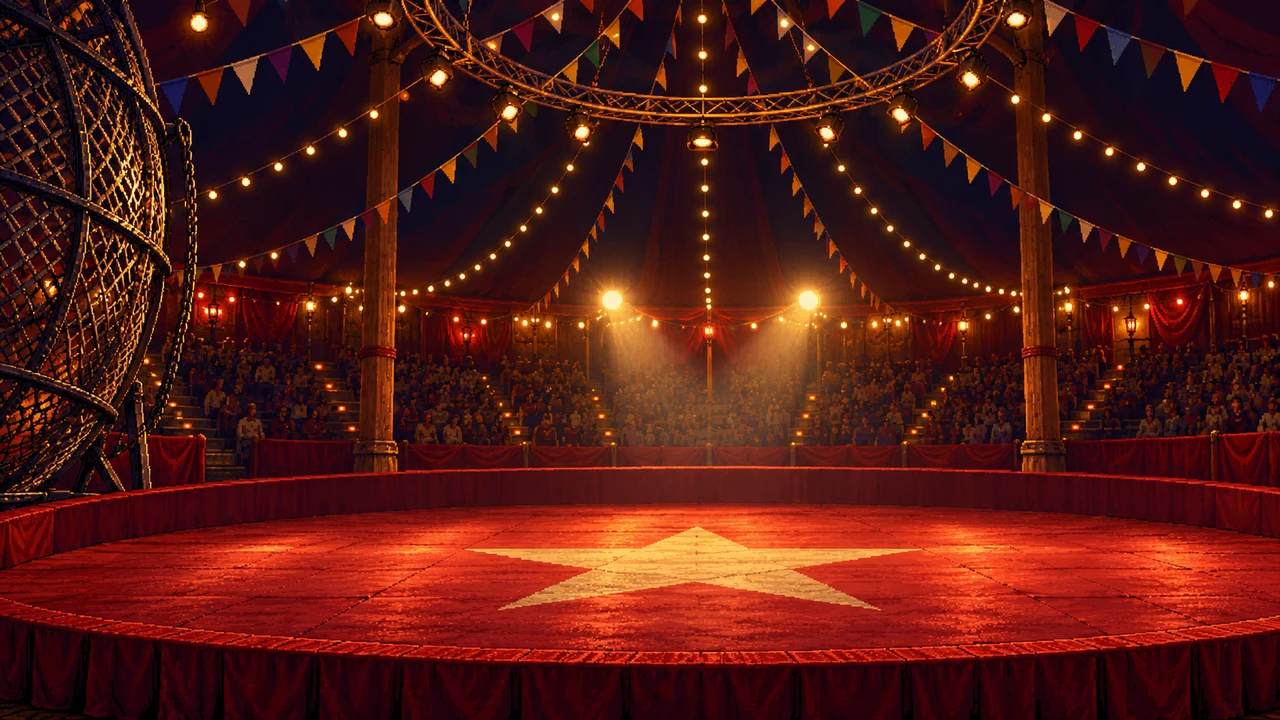
#> input picture test-o81m9jfond/assets/backgrounds/circus.webp, 1280 x 720 px, given in place of circus.png, which was not available
$ python -i build_stages2.py   (imports and definitions only)
#> lines starting #> are read from the running program, lines starting #| are printed output that depends on the picture; after the words box and inside, x2 and y2 are one past the last pixel; in counts of white or black regions, pixels touching at a corner belong together; pictures that were not available may be replaced by others from this repository, and a replacement may not be noted
"""Circus and apartment-yard stages: backgrounds, babushkas, circus bulb positions."""
import json, types
import numpy as np
from PIL import Image
from scipy import ndimage
# [2 lines not run here, left out]
# [1 line that did not run here, left out]

def cover(path, out):
#> called with path = 'st2_gen/circus.png', out = 'game/assets/backgrounds/circus.webp'
    bg = Image.open(path).convert('RGB')
#> bg is the input picture: PIL image 1280x720 RGB; mean R, G, B 85.6, 26.7, 19.9
    s = max(1280 / bg.width, 720 / bg.height)
#> s = 1
    bg = bg.resize((round(bg.width * s), round(bg.height * s)), Image.LANCZOS)
    l = (bg.width - 1280) // 2; t = (bg.height - 720) // 2
#> after `l = (bg.width - 1280) // 2`: l = 0
#> after `t = (bg.height - 720) // 2`: t = 0
    bg = bg.crop((l, t, l + 1280, t + 720))
    bg.save(out, quality=88)
    return bg

# [1 line not run here, left out]
circ = cover('st2_gen/circus.png', 'game/assets/backgrounds/circus.webp')

# garland bulbs: small bright warm blobs in the upper part of the tent
a = np.asarray(circ).astype(int)
lum = a[..., 0] * 0.3 + a[..., 1] * 0.59 + a[..., 2] * 0.11
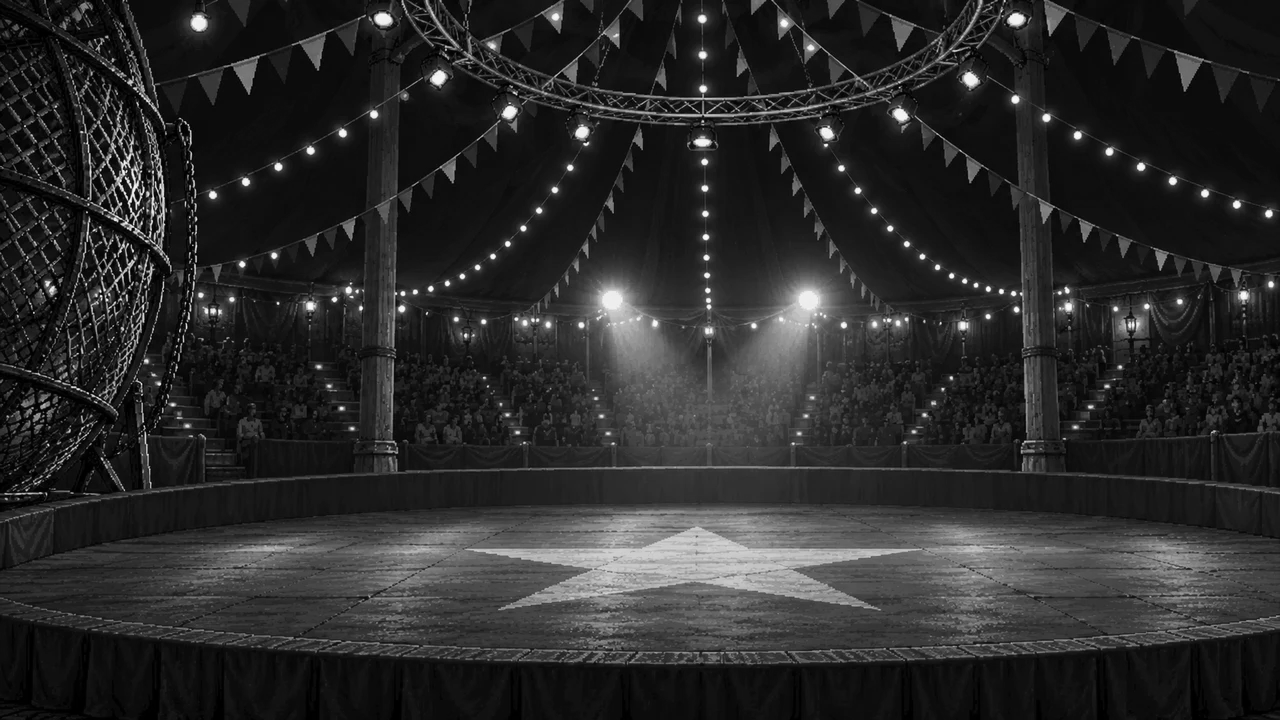
#> lum: shape (720, 1280) float64; min 0, max 253.3, mean 43.6
mask = (lum > 215) & (a[..., 0] > 200)
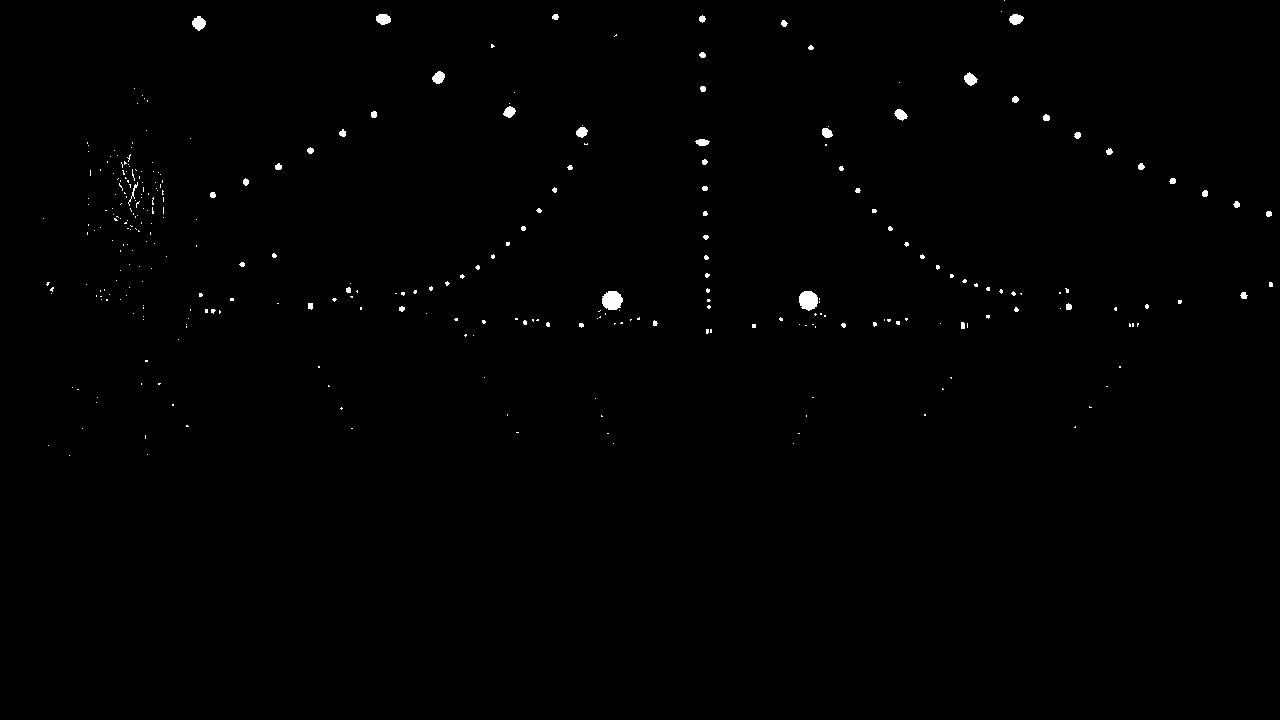
#> mask: shape (720, 1280) bool; 0.46% white; 321 white regions (268 under 20 px), largest, box (x1, y1, x2, y2) and area: (602, 291, 623, 310) 316, (799, 291, 818, 311) 300, (192, 16, 206, 31) 142
mask[470:] = False
lab, n = ndimage.label(mask)
#> lab: shape (720, 1280) int32; 343 distinct labels, from 0 to 342
#> n = 342
bulbs = []
# [6 lines not run here, left out]

meta = {}
# [15 lines not run here, left out]

>>> result = cover('../assets/backgrounds/yard.webp', 'out.png')
#> call 2 of cover, with path = '../assets/backgrounds/yard.webp', out = 'out.png'
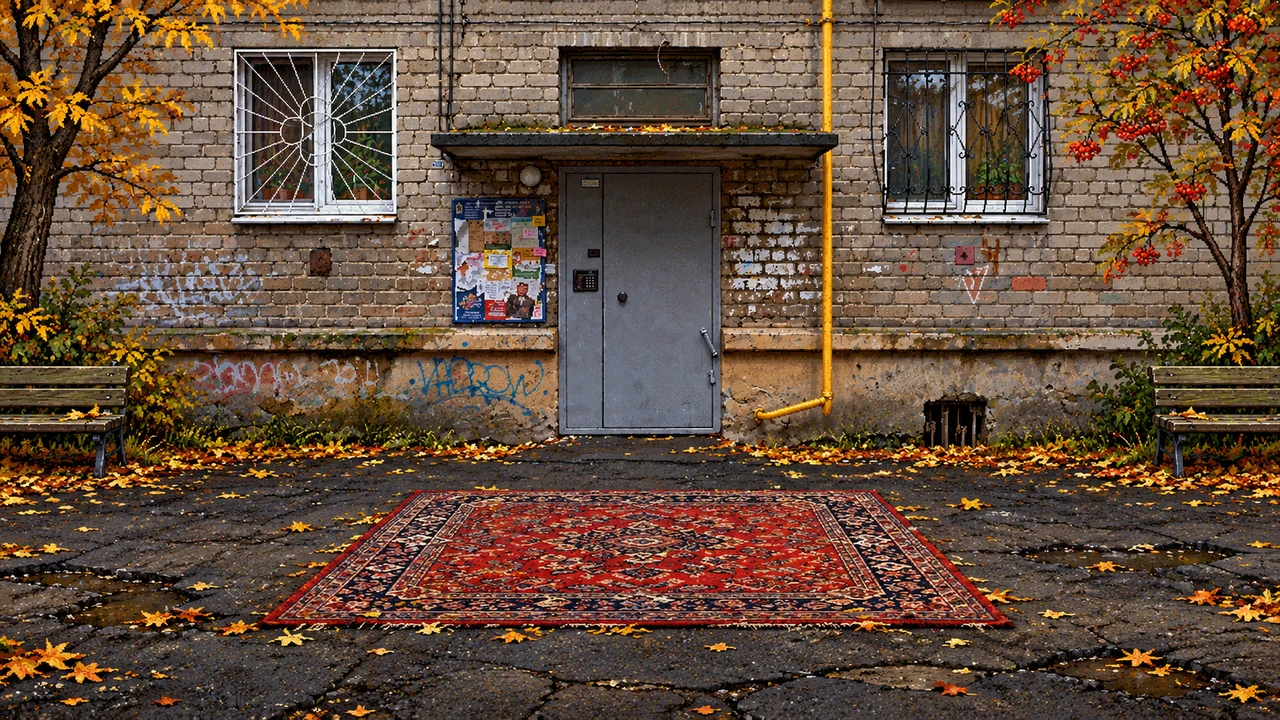
#> input picture test-o81m9jfond/assets/backgrounds/yard.webp, 1280 x 720 px
#> in cover, bg is the input picture: PIL image 1280x720 RGB; mean R, G, B 100.5, 77.1, 59.7
